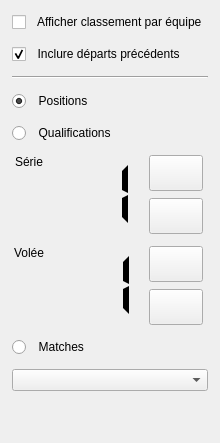
       <widget class="QWidget" name="displayPage">
        <attribute name="title">
         <string>  Affichage  </string>
        </attribute>
        <layout class="QVBoxLayout" name="verticalLayout_9">
         <property name="spacing">
          <number>12</number>
         </property>
         <property name="leftMargin">
          <number>12</number>
         </property>
         <property name="topMargin">
          <number>12</number>
         </property>
         <property name="rightMargin">
          <number>12</number>
         </property>
         <property name="bottomMargin">
          <number>12</number>
         </property>
         <item>
          <widget class="QCheckBox" name="teamRankingCheckbox">
           <property name="sizePolicy">
            <sizepolicy hsizetype="Minimum" vsizetype="Fixed">
             <horstretch>0</horstretch>
             <verstretch>0</verstretch>
            </sizepolicy>
           </property>
           <property name="text">
            <string>  Afficher classement par équipe</string>
           </property>
          </widget>
         </item>
         <item>
          <widget class="QCheckBox" name="ignorePreviousStart">
           <property name="text">
            <string>  Inclure départs précédents</string>
           </property>
           <property name="checked">
            <bool>true</bool>
           </property>
          </widget>
         </item>
         <item>
          <widget class="Line" name="line_2">
           <property name="orientation">
            <enum>Qt::Horizontal</enum>
           </property>
          </widget>
         </item>
         <item>
          <widget class="QRadioButton" name="positionRadioButton">
           <property name="toolTip">
            <string>Affiche la position des archers sur leur cible pour le départ sélectionné</string>
           </property>
           <property name="text">
            <string>  Positions</string>
           </property>
           <property name="checked">
            <bool>true</bool>
           </property>
          </widget>
         </item>
         <item>
          <widget class="QRadioButton" name="serie1Display">
           <property name="toolTip">
            <string>Affiche les résultats de la série 1 du départ sélectionné</string>
           </property>
           <property name="text">
            <string>  Qualifications</string>
           </property>
           <property name="checkable">
            <bool>true</bool>
           </property>
           <property name="checked">
            <bool>false</bool>
           </property>
          </widget>
         </item>
         <item>
          <widget class="QWidget" name="roundWidget" native="true">
           <property name="sizePolicy">
            <sizepolicy hsizetype="Minimum" vsizetype="Maximum">
             <horstretch>0</horstretch>
             <verstretch>0</verstretch>
            </sizepolicy>
           </property>
           <layout class="QHBoxLayout" name="horizontalLayout_7">
            <property name="spacing">
             <number>10</number>
            </property>
            <property name="leftMargin">
             <number>0</number>
            </property>
            <property name="topMargin">
             <number>0</number>
            </property>
            <property name="rightMargin">
             <number>0</number>
            </property>
            <property name="bottomMargin">
             <number>0</number>
            </property>
            <item>
             <widget class="QLabel" name="label_9">
              <property name="sizePolicy">
               <sizepolicy hsizetype="Maximum" vsizetype="Preferred">
                <horstretch>0</horstretch>
                <verstretch>0</verstretch>
               </sizepolicy>
              </property>
              <property name="text">
               <string>Série</string>
              </property>
              <property name="alignment">
               <set>Qt::AlignLeading|Qt::AlignLeft|Qt::AlignTop</set>
              </property>
             </widget>
            </item>
            <item>
             <widget class="QLCDNumber" name="lcdRound">
              <property name="sizePolicy">
               <sizepolicy hsizetype="Preferred" vsizetype="Minimum">
                <horstretch>0</horstretch>
                <verstretch>0</verstretch>
               </sizepolicy>
              </property>
              <property name="minimumSize">
               <size>
                <width>80</width>
                <height>0</height>
               </size>
              </property>
              <property name="maximumSize">
               <size>
                <width>80</width>
                <height>16777215</height>
               </size>
              </property>
              <property name="frameShape">
               <enum>QFrame::NoFrame</enum>
              </property>
              <property name="digitCount">
               <number>2</number>
              </property>
              <property name="segmentStyle">
               <enum>QLCDNumber::Flat</enum>
              </property>
              <property name="value" stdset="0">
               <double>1.000000000000000</double>
              </property>
             </widget>
            </item>
            <item>
             <widget class="QWidget" name="widget_2" native="true">
              <property name="sizePolicy">
               <sizepolicy hsizetype="Maximum" vsizetype="Preferred">
                <horstretch>0</horstretch>
                <verstretch>0</verstretch>
               </sizepolicy>
              </property>
              <layout class="QVBoxLayout" name="verticalLayout_4">
               <property name="spacing">
                <number>7</number>
               </property>
               <property name="leftMargin">
                <number>0</number>
               </property>
               <property name="topMargin">
                <number>0</number>
               </property>
               <property name="rightMargin">
                <number>0</number>
               </property>
               <property name="bottomMargin">
                <number>0</number>
               </property>
               <item>
                <widget class="QPushButton" name="nextRoundButton">
                 <property name="sizePolicy">
                  <sizepolicy hsizetype="Maximum" vsizetype="Fixed">
                   <horstretch>0</horstretch>
                   <verstretch>0</verstretch>
                  </sizepolicy>
                 </property>
                 <property name="styleSheet">
                  <string notr="true">padding: 10px</string>
                 </property>
                 <property name="text">
                  <string/>
                 </property>
                 <property name="icon">
                  <iconset resource="resources.qrc">
                   <normaloff>:/triangle-up.png</normaloff>:/triangle-up.png</iconset>
                 </property>
                </widget>
               </item>
               <item>
                <widget class="QPushButton" name="previousRoundButton">
                 <property name="sizePolicy">
                  <sizepolicy hsizetype="Maximum" vsizetype="Fixed">
                   <horstretch>0</horstretch>
                   <verstretch>0</verstretch>
                  </sizepolicy>
                 </property>
                 <property name="styleSheet">
                  <string notr="true">padding: 10px</string>
                 </property>
                 <property name="text">
                  <string/>
                 </property>
                 <property name="icon">
                  <iconset resource="resources.qrc">
                   <normaloff>:/triangle-down.png</normaloff>:/triangle-down.png</iconset>
                 </property>
                </widget>
               </item>
              </layout>
             </widget>
            </item>
           </layout>
          </widget>
         </item>
         <item>
          <widget class="QWidget" name="volleyWidget" native="true">
           <property name="sizePolicy">
            <sizepolicy hsizetype="Minimum" vsizetype="Maximum">
             <horstretch>0</horstretch>
             <verstretch>0</verstretch>
            </sizepolicy>
           </property>
           <layout class="QHBoxLayout" name="horizontalLayout_2">
            <property name="spacing">
             <number>10</number>
            </property>
            <property name="leftMargin">
             <number>0</number>
            </property>
            <property name="topMargin">
             <number>0</number>
            </property>
            <property name="rightMargin">
             <number>0</number>
            </property>
            <property name="bottomMargin">
             <number>0</number>
            </property>
            <item>
             <widget class="QLabel" name="label_10">
              <property name="sizePolicy">
               <sizepolicy hsizetype="Maximum" vsizetype="Preferred">
                <horstretch>0</horstretch>
                <verstretch>0</verstretch>
               </sizepolicy>
              </property>
              <property name="text">
               <string>Volée</string>
              </property>
              <property name="alignment">
               <set>Qt::AlignLeading|Qt::AlignLeft|Qt::AlignTop</set>
              </property>
             </widget>
            </item>
            <item>
             <widget class="QLCDNumber" name="lcdVolley">
              <property name="sizePolicy">
               <sizepolicy hsizetype="Preferred" vsizetype="Minimum">
                <horstretch>0</horstretch>
                <verstretch>0</verstretch>
               </sizepolicy>
              </property>
              <property name="minimumSize">
               <size>
                <width>80</width>
                <height>0</height>
               </size>
              </property>
              <property name="maximumSize">
               <size>
                <width>80</width>
                <height>16777215</height>
               </size>
              </property>
              <property name="toolTip">
               <string>Numéro de volée affichée</string>
              </property>
              <property name="frameShape">
               <enum>QFrame::NoFrame</enum>
              </property>
              <property name="digitCount">
               <number>2</number>
              </property>
              <property name="segmentStyle">
               <enum>QLCDNumber::Flat</enum>
              </property>
              <property name="value" stdset="0">
               <double>1.000000000000000</double>
              </property>
              <property name="intValue" stdset="0">
               <number>1</number>
              </property>
             </widget>
            </item>
            <item>
             <widget class="QWidget" name="widget_6" native="true">
              <property name="sizePolicy">
               <sizepolicy hsizetype="Maximum" vsizetype="Maximum">
                <horstretch>0</horstretch>
                <verstretch>0</verstretch>
               </sizepolicy>
              </property>
              <layout class="QVBoxLayout" name="verticalLayout_5">
               <property name="spacing">
                <number>7</number>
               </property>
               <property name="leftMargin">
                <number>0</number>
               </property>
               <property name="topMargin">
                <number>0</number>
               </property>
               <property name="rightMargin">
                <number>0</number>
               </property>
               <property name="bottomMargin">
                <number>0</number>
               </property>
               <item>
                <widget class="QPushButton" name="nextVolleyButton">
                 <property name="sizePolicy">
                  <sizepolicy hsizetype="Maximum" vsizetype="Fixed">
                   <horstretch>0</horstretch>
                   <verstretch>0</verstretch>
                  </sizepolicy>
                 </property>
                 <property name="toolTip">
                  <string>Affiche la volée suivante (PAGE UP)</string>
                 </property>
                 <property name="styleSheet">
                  <string notr="true">padding: 10px</string>
                 </property>
                 <property name="text">
                  <string/>
                 </property>
                 <property name="icon">
                  <iconset resource="resources.qrc">
                   <normaloff>:/triangle-up.png</normaloff>
                   <disabledoff>:/triangle-up-dis.png</disabledoff>:/triangle-up.png</iconset>
                 </property>
                </widget>
               </item>
               <item>
                <widget class="QPushButton" name="prevVolleyButton">
                 <property name="sizePolicy">
                  <sizepolicy hsizetype="Maximum" vsizetype="Fixed">
                   <horstretch>0</horstretch>
                   <verstretch>0</verstretch>
                  </sizepolicy>
                 </property>
                 <property name="toolTip">
                  <string>Affiche la volée précédente (PAGE DOWN)</string>
                 </property>
                 <property name="styleSheet">
                  <string notr="true">padding: 10px</string>
                 </property>
                 <property name="text">
                  <string/>
                 </property>
                 <property name="icon">
                  <iconset resource="resources.qrc">
                   <normaloff>:/triangle-down.png</normaloff>
                   <disabledoff>:/triangle-down-dis.png</disabledoff>:/triangle-down.png</iconset>
                 </property>
                </widget>
               </item>
              </layout>
             </widget>
            </item>
           </layout>
          </widget>
         </item>
         <item>
          <widget class="QRadioButton" name="matchDisplayButton">
           <property name="toolTip">
            <string>Affiche les résultats des matches pour le tour sélectionné</string>
           </property>
           <property name="text">
            <string>  Matches</string>
           </property>
          </widget>
         </item>
         <item>
          <widget class="QComboBox" name="displayRoundBox"/>
         </item>
         <item>
          <spacer name="verticalSpacer">
           <property name="orientation">
            <enum>Qt::Vertical</enum>
           </property>
           <property name="sizeHint" stdset="0">
            <size>
             <width>20</width>
             <height>40</height>
            </size>
           </property>
          </spacer>
         </item>
        </layout>
       </widget>
